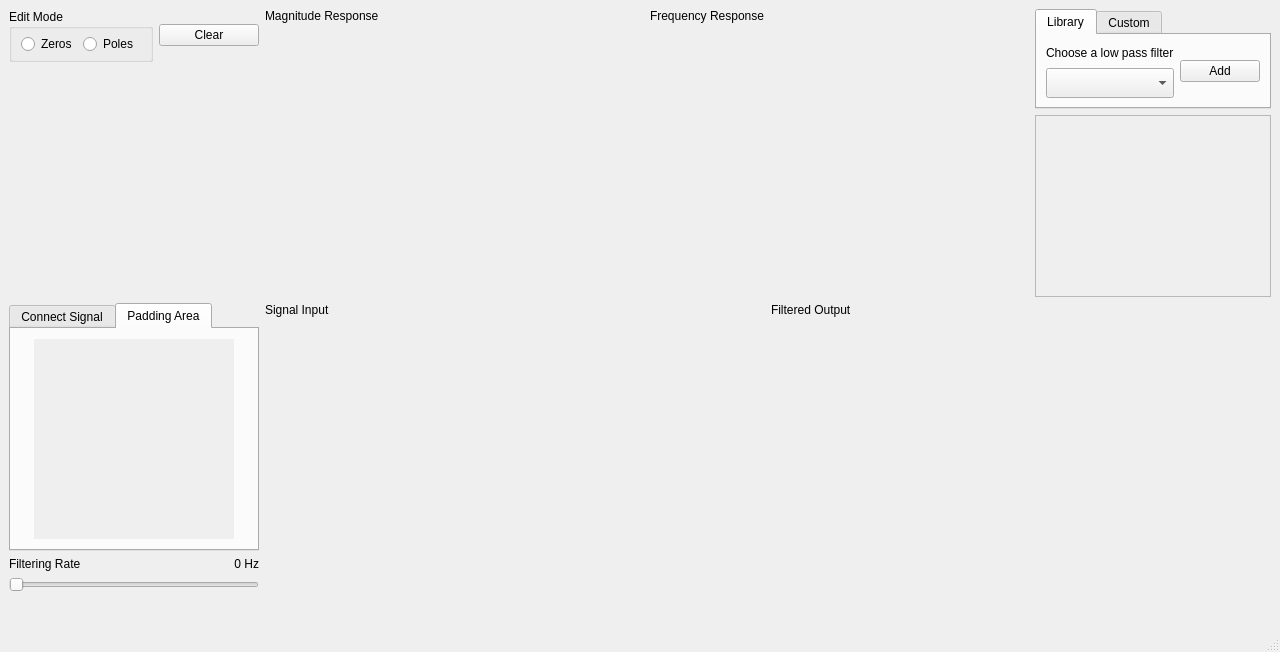
<?xml version="1.0" encoding="UTF-8"?>
<ui version="4.0">
 <class>MainWindow</class>
 <widget class="QMainWindow" name="MainWindow">
  <property name="geometry">
   <rect>
    <x>0</x>
    <y>0</y>
    <width>1280</width>
    <height>652</height>
   </rect>
  </property>
  <property name="windowTitle">
   <string>MainWindow</string>
  </property>
  <widget class="QWidget" name="centralwidget">
   <layout class="QVBoxLayout" name="verticalLayout_14">
    <item>
     <layout class="QHBoxLayout" name="horizontalLayout_5">
      <item>
       <layout class="QVBoxLayout" name="verticalLayout">
        <property name="sizeConstraint">
         <enum>QLayout::SetFixedSize</enum>
        </property>
        <item>
         <layout class="QHBoxLayout" name="horizontalLayout_2">
          <item>
           <widget class="QGroupBox" name="groupBox">
            <property name="title">
             <string>Edit Mode</string>
            </property>
            <layout class="QHBoxLayout" name="horizontalLayout">
             <property name="topMargin">
              <number>5</number>
             </property>
             <property name="rightMargin">
              <number>12</number>
             </property>
             <property name="bottomMargin">
              <number>5</number>
             </property>
             <item>
              <widget class="QRadioButton" name="radioButton">
               <property name="text">
                <string>Zeros</string>
               </property>
              </widget>
             </item>
             <item>
              <widget class="QRadioButton" name="radioButton_2">
               <property name="text">
                <string>Poles</string>
               </property>
              </widget>
             </item>
            </layout>
           </widget>
          </item>
          <item>
           <widget class="QPushButton" name="pushButton">
            <property name="text">
             <string>Clear</string>
            </property>
           </widget>
          </item>
         </layout>
        </item>
        <item>
         <widget class="PlotWidget" name="widget" native="true">
          <property name="minimumSize">
           <size>
            <width>250</width>
            <height>200</height>
           </size>
          </property>
          <property name="maximumSize">
           <size>
            <width>250</width>
            <height>200</height>
           </size>
          </property>
          <property name="autoFillBackground">
           <bool>true</bool>
          </property>
         </widget>
        </item>
        <item>
         <spacer name="verticalSpacer_2">
          <property name="orientation">
           <enum>Qt::Vertical</enum>
          </property>
          <property name="sizeHint" stdset="0">
           <size>
            <width>20</width>
            <height>40</height>
           </size>
          </property>
         </spacer>
        </item>
       </layout>
      </item>
      <item>
       <layout class="QVBoxLayout" name="verticalLayout_5">
        <item>
         <widget class="QLabel" name="label_3">
          <property name="sizePolicy">
           <sizepolicy hsizetype="Preferred" vsizetype="Fixed">
            <horstretch>0</horstretch>
            <verstretch>0</verstretch>
           </sizepolicy>
          </property>
          <property name="text">
           <string>Magnitude Response</string>
          </property>
         </widget>
        </item>
        <item>
         <widget class="PlotWidget" name="widget_2" native="true">
          <property name="sizePolicy">
           <sizepolicy hsizetype="Expanding" vsizetype="Preferred">
            <horstretch>0</horstretch>
            <verstretch>0</verstretch>
           </sizepolicy>
          </property>
          <property name="minimumSize">
           <size>
            <width>300</width>
            <height>250</height>
           </size>
          </property>
          <property name="autoFillBackground">
           <bool>true</bool>
          </property>
         </widget>
        </item>
       </layout>
      </item>
      <item>
       <layout class="QVBoxLayout" name="verticalLayout_6">
        <item>
         <widget class="QLabel" name="label_4">
          <property name="sizePolicy">
           <sizepolicy hsizetype="Preferred" vsizetype="Fixed">
            <horstretch>0</horstretch>
            <verstretch>0</verstretch>
           </sizepolicy>
          </property>
          <property name="text">
           <string>Frequency Response</string>
          </property>
         </widget>
        </item>
        <item>
         <widget class="PlotWidget" name="widget_3" native="true">
          <property name="sizePolicy">
           <sizepolicy hsizetype="Expanding" vsizetype="Preferred">
            <horstretch>0</horstretch>
            <verstretch>0</verstretch>
           </sizepolicy>
          </property>
          <property name="minimumSize">
           <size>
            <width>300</width>
            <height>0</height>
           </size>
          </property>
          <property name="autoFillBackground">
           <bool>true</bool>
          </property>
         </widget>
        </item>
       </layout>
      </item>
      <item>
       <layout class="QVBoxLayout" name="verticalLayout_4">
        <property name="sizeConstraint">
         <enum>QLayout::SetFixedSize</enum>
        </property>
        <item>
         <widget class="QTabWidget" name="tabWidget">
          <property name="sizePolicy">
           <sizepolicy hsizetype="Fixed" vsizetype="Expanding">
            <horstretch>0</horstretch>
            <verstretch>0</verstretch>
           </sizepolicy>
          </property>
          <property name="maximumSize">
           <size>
            <width>250</width>
            <height>100</height>
           </size>
          </property>
          <property name="currentIndex">
           <number>0</number>
          </property>
          <widget class="QWidget" name="tab_1">
           <attribute name="icon">
            <iconset theme="battery"/>
           </attribute>
           <attribute name="title">
            <string>Library</string>
           </attribute>
           <layout class="QHBoxLayout" name="horizontalLayout_4">
            <item>
             <layout class="QVBoxLayout" name="verticalLayout_3">
              <item>
               <widget class="QLabel" name="label">
                <property name="text">
                 <string>Choose a low pass filter</string>
                </property>
               </widget>
              </item>
              <item>
               <widget class="QComboBox" name="comboBox">
                <property name="minimumSize">
                 <size>
                  <width>0</width>
                  <height>30</height>
                 </size>
                </property>
               </widget>
              </item>
             </layout>
            </item>
            <item>
             <widget class="QPushButton" name="pushButton_3">
              <property name="text">
               <string>Add</string>
              </property>
             </widget>
            </item>
           </layout>
          </widget>
          <widget class="QWidget" name="tab_2">
           <attribute name="title">
            <string>Custom</string>
           </attribute>
           <layout class="QHBoxLayout" name="horizontalLayout_3">
            <item>
             <layout class="QVBoxLayout" name="verticalLayout_2">
              <item>
               <widget class="QLabel" name="label_2">
                <property name="text">
                 <string>Enter filter coefficient</string>
                </property>
               </widget>
              </item>
              <item>
               <widget class="QLineEdit" name="lineEdit">
                <property name="minimumSize">
                 <size>
                  <width>0</width>
                  <height>30</height>
                 </size>
                </property>
               </widget>
              </item>
             </layout>
            </item>
            <item>
             <widget class="QPushButton" name="pushButton_2">
              <property name="text">
               <string>Add</string>
              </property>
             </widget>
            </item>
           </layout>
          </widget>
         </widget>
        </item>
        <item>
         <widget class="QScrollArea" name="scrollArea">
          <property name="sizePolicy">
           <sizepolicy hsizetype="Fixed" vsizetype="Expanding">
            <horstretch>0</horstretch>
            <verstretch>0</verstretch>
           </sizepolicy>
          </property>
          <property name="minimumSize">
           <size>
            <width>0</width>
            <height>0</height>
           </size>
          </property>
          <property name="maximumSize">
           <size>
            <width>250</width>
            <height>16777215</height>
           </size>
          </property>
          <property name="autoFillBackground">
           <bool>true</bool>
          </property>
          <property name="widgetResizable">
           <bool>true</bool>
          </property>
          <widget class="QWidget" name="scrollAreaWidgetContents">
           <property name="geometry">
            <rect>
             <x>0</x>
             <y>0</y>
             <width>248</width>
             <height>159</height>
            </rect>
           </property>
          </widget>
         </widget>
        </item>
       </layout>
      </item>
     </layout>
    </item>
    <item>
     <layout class="QHBoxLayout" name="horizontalLayout_10">
      <item>
       <layout class="QVBoxLayout" name="verticalLayout_13">
        <item>
         <widget class="QTabWidget" name="tabWidget_2">
          <property name="maximumSize">
           <size>
            <width>250</width>
            <height>16777215</height>
           </size>
          </property>
          <property name="currentIndex">
           <number>1</number>
          </property>
          <widget class="QWidget" name="tab">
           <attribute name="title">
            <string>Connect Signal</string>
           </attribute>
           <layout class="QVBoxLayout" name="verticalLayout_9">
            <item>
             <widget class="QLabel" name="label_7">
              <property name="text">
               <string>File</string>
              </property>
             </widget>
            </item>
            <item>
             <widget class="QPushButton" name="pushButton_6">
              <property name="text">
               <string>Browse</string>
              </property>
             </widget>
            </item>
            <item>
             <widget class="QLabel" name="label_8">
              <property name="text">
               <string>File  name:</string>
              </property>
             </widget>
            </item>
           </layout>
          </widget>
          <widget class="QWidget" name="tab_5">
           <attribute name="title">
            <string>Padding Area</string>
           </attribute>
           <layout class="QHBoxLayout" name="horizontalLayout_8">
            <item>
             <widget class="PlotWidget" name="widget_9" native="true">
              <property name="minimumSize">
               <size>
                <width>200</width>
                <height>200</height>
               </size>
              </property>
              <property name="maximumSize">
               <size>
                <width>200</width>
                <height>200</height>
               </size>
              </property>
              <property name="autoFillBackground">
               <bool>true</bool>
              </property>
             </widget>
            </item>
           </layout>
          </widget>
         </widget>
        </item>
        <item>
         <layout class="QVBoxLayout" name="verticalLayout_10">
          <item>
           <layout class="QHBoxLayout" name="horizontalLayout_9">
            <item>
             <widget class="QLabel" name="label_9">
              <property name="sizePolicy">
               <sizepolicy hsizetype="Preferred" vsizetype="Fixed">
                <horstretch>0</horstretch>
                <verstretch>0</verstretch>
               </sizepolicy>
              </property>
              <property name="text">
               <string>Filtering Rate</string>
              </property>
             </widget>
            </item>
            <item>
             <widget class="QLabel" name="label_10">
              <property name="sizePolicy">
               <sizepolicy hsizetype="Preferred" vsizetype="Fixed">
                <horstretch>0</horstretch>
                <verstretch>0</verstretch>
               </sizepolicy>
              </property>
              <property name="text">
               <string>0 Hz</string>
              </property>
              <property name="alignment">
               <set>Qt::AlignRight|Qt::AlignTrailing|Qt::AlignVCenter</set>
              </property>
             </widget>
            </item>
           </layout>
          </item>
          <item>
           <widget class="QSlider" name="horizontalSlider">
            <property name="sizePolicy">
             <sizepolicy hsizetype="Fixed" vsizetype="Fixed">
              <horstretch>0</horstretch>
              <verstretch>0</verstretch>
             </sizepolicy>
            </property>
            <property name="minimumSize">
             <size>
              <width>250</width>
              <height>0</height>
             </size>
            </property>
            <property name="maximumSize">
             <size>
              <width>250</width>
              <height>16777215</height>
             </size>
            </property>
            <property name="orientation">
             <enum>Qt::Horizontal</enum>
            </property>
           </widget>
          </item>
         </layout>
        </item>
        <item>
         <spacer name="verticalSpacer_3">
          <property name="orientation">
           <enum>Qt::Vertical</enum>
          </property>
          <property name="sizeHint" stdset="0">
           <size>
            <width>20</width>
            <height>40</height>
           </size>
          </property>
         </spacer>
        </item>
       </layout>
      </item>
      <item>
       <layout class="QVBoxLayout" name="verticalLayout_11">
        <item>
         <widget class="QLabel" name="label_11">
          <property name="sizePolicy">
           <sizepolicy hsizetype="Preferred" vsizetype="Fixed">
            <horstretch>0</horstretch>
            <verstretch>0</verstretch>
           </sizepolicy>
          </property>
          <property name="text">
           <string>Signal Input</string>
          </property>
         </widget>
        </item>
        <item>
         <widget class="PlotWidget" name="widget_6" native="true">
          <property name="sizePolicy">
           <sizepolicy hsizetype="Expanding" vsizetype="Preferred">
            <horstretch>0</horstretch>
            <verstretch>0</verstretch>
           </sizepolicy>
          </property>
          <property name="minimumSize">
           <size>
            <width>300</width>
            <height>250</height>
           </size>
          </property>
          <property name="autoFillBackground">
           <bool>true</bool>
          </property>
         </widget>
        </item>
       </layout>
      </item>
      <item>
       <layout class="QVBoxLayout" name="verticalLayout_12">
        <item>
         <widget class="QLabel" name="label_12">
          <property name="sizePolicy">
           <sizepolicy hsizetype="Preferred" vsizetype="Fixed">
            <horstretch>0</horstretch>
            <verstretch>0</verstretch>
           </sizepolicy>
          </property>
          <property name="text">
           <string>Filtered Output</string>
          </property>
         </widget>
        </item>
        <item>
         <widget class="PlotWidget" name="widget_7" native="true">
          <property name="sizePolicy">
           <sizepolicy hsizetype="Expanding" vsizetype="Preferred">
            <horstretch>0</horstretch>
            <verstretch>0</verstretch>
           </sizepolicy>
          </property>
          <property name="minimumSize">
           <size>
            <width>300</width>
            <height>250</height>
           </size>
          </property>
          <property name="autoFillBackground">
           <bool>true</bool>
          </property>
         </widget>
        </item>
       </layout>
      </item>
     </layout>
    </item>
   </layout>
  </widget>
  <widget class="QMenuBar" name="menubar">
   <property name="geometry">
    <rect>
     <x>0</x>
     <y>0</y>
     <width>1280</width>
     <height>24</height>
    </rect>
   </property>
  </widget>
  <widget class="QStatusBar" name="statusbar"/>
 </widget>
 <customwidgets>
  <customwidget>
   <class>PlotWidget</class>
   <extends>QWidget</extends>
   <header>pyqtgraph</header>
   <container>1</container>
  </customwidget>
 </customwidgets>
 <resources/>
 <connections/>
</ui>
